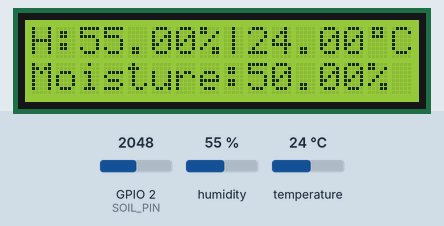
Recording of a sketch running on a simulated ESP32. On the bench: 16×2 character LCD. The inputs (shaded band) are chosen by the test bench; at power-on: GPIO 2 (SOIL_PIN) = 2048, humidity 55 %, temperature 24 °C. WiFi joins after 1.5 s; servers stay silent unless stated; EEPROM starts erased; what the sketch prints to the serial monitor is not drawn.

Above: at 3.2 s.
3.3 s: GPIO 2 (SOIL_PIN) set to 4028
At 5.3 s:
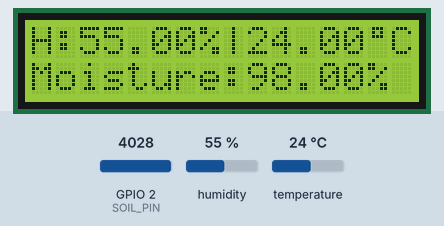
6.0 s: GPIO 2 (SOIL_PIN) set to 4095
At 7.1 s:
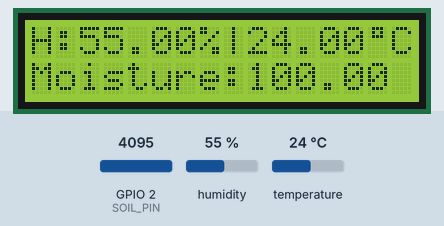
8.7 s: humidity set to 22 %
At 10.7 s:
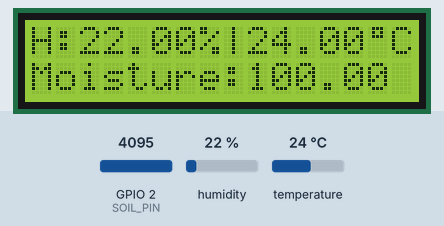
11.7 s: temperature set to 12 °C
At 13.7 s:
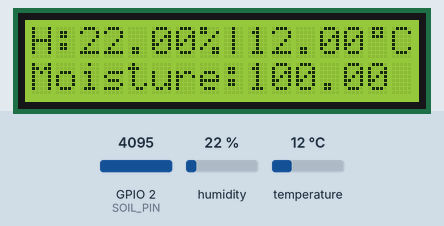
14.4 s: humidity set to 40 %
At 17.3 s:
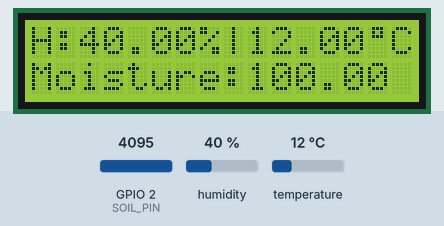
17.9 s: GPIO 2 (SOIL_PIN) set to 3603
At 19.1 s:
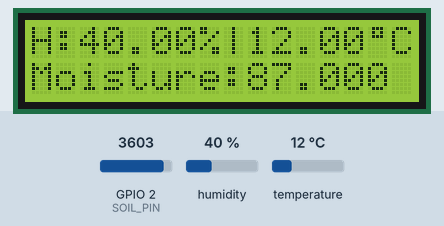
Timing chart, 0 to 20.9 s (numbered marks = the images above; inputs shaded):
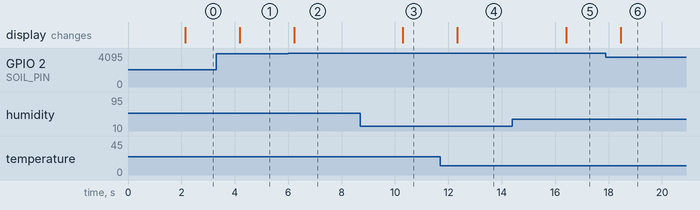

Measured:
- the behaviour switches between 4094 and 4095 on GPIO 2 (SOIL_PIN) (found by bisection; images 1 and 2)
- after the input at 3.3 s, the display: changes after 0.88 s (image 1)
- after the input at 6.0 s, the display: changes after 0.22 s (image 2)
- after the input at 8.7 s, the display: changes after 1.6 s (image 3)
- after the input at 11.7 s, the display: changes after 0.64 s (image 4)
- after the input at 14.4 s, the display: changes after 2.0 s (image 5)
- after the input at 17.9 s, the display: changes after 0.56 s (image 6)

The sketch:

Duy.ino
```cpp
#include <LiquidCrystal_I2C.h>
#include <DHT.h>
#include "wifi_setup.h"

// Khởi tạo LCD (Thay đổi địa chỉ I2C của bạn nếu cần)
LiquidCrystal_I2C lcd(0x27, 16, 2);
Wifi_esp32 wifi("Kiet Huy", "tumot_den9");

// Định nghĩa chân kết nối và loại cảm biến DHT11
#define DHTPIN 12      // Chân IO12 kết nối cảm biến DHT11 với ESP32
#define DHTTYPE DHT11 // Loại cảm biến DHT (DHT11 hoặc DHT22)
#define SOIL_PIN 2
#define RELAY_PIN 14

DHT dht(DHTPIN, DHTTYPE);

float soilMoisturePercent;
float humidityPercent;
float temperature;

void setup() {
  Serial.begin(115200);
  dht.begin();
  pinMode(SOIL_PIN, INPUT); // Khai báo chân cảm biến đất là INPUT
  setupLCD();
  wifi.setupWifi();
}

void loop() {
  // Đọc độ ẩm từ cảm biến đất
  int soilMoistureValue = analogRead(SOIL_PIN);
  soilMoisturePercent = map(soilMoistureValue, 0, 4095, 0, 100); // Gán giá trị từ 0-4095 thành phần trăm
  // Đọc độ ẩm và nhiệt độ từ DHT11
  humidityPercent = dht.readHumidity();
  temperature = dht.readTemperature();

  lcd.setCursor(2,0);
  lcd.print(humidityPercent);
  lcd.setCursor(9,0);
  lcd.print(temperature);
  lcd.setCursor(9,1);
  lcd.print(soilMoisturePercent);

  delay(2000); // Chờ 2 giây trước khi đọc tiếp
}

void setupLCD(){
  byte degree[8] = {
  0B01110,
  0B01010,
  0B01110,
  0B00000,
  0B00000,
  0B00000,
  0B00000,
  0B00000
  };
  lcd.begin();
  lcd.backlight();
  lcd.clear();
  lcd.createChar(1, degree);

  lcd.setCursor(0, 0);
  lcd.print("H:");
  lcd.setCursor(7, 0);
  lcd.print("%|");
  lcd.setCursor(14, 0);
  lcd.write(1);
  lcd.print("C");
  lcd.setCursor(0, 1);
  lcd.print("Moisture: ");
  lcd.setCursor(14, 1);
  lcd.print("%");
}
```

wifi_setup.cpp
```cpp
/*
 * wifi_setup.h
 *
 *  Created on: Oct 12, 2023
 *      Author: Huy Ly
 */
 #include "wifi_setup.h"

Wifi_esp32::Wifi_esp32(String ssid = "", String password = "") {
// Constructor
  this->ssid = ssid;
  this->password = password;
  Preferences preferences;
  this->preferences = preferences;
}

Wifi_esp32::Wifi_esp32() {
// Constructor
  this->ssid = "";
  this->password = "";
  Preferences preferences;
  this->preferences = preferences;
}

void Wifi_esp32::saveWifiCredentials(String ssid, String password) {
  preferences.begin("credentials", false);
  preferences.putString("ssid", ssid);
  preferences.putString("password", password);
  preferences.end();

}

bool Wifi_esp32::check_savedWifi(){
  bool result = 0;
  // Kiểm tra xem đã lưu trữ thông tin Wi-Fi trước đó chưa
  if (ssid == "" || password == ""){
    preferences.begin("credentials", false);
    ssid = preferences.getString("ssid", "");
    password = preferences.getString("password", "");
  }
  if (ssid == "" || password == ""){
    Serial.println("No values saved for ssid or password");
  }
  else {
    // Connect to Wi-Fi
    WiFi.begin(ssid.c_str(), password.c_str());
    Serial.print("Connecting to WiFi.");
    int timeout = 10; // Thời gian chờ kết nối (giây)
    while (WiFi.status() != WL_CONNECTED && timeout > 0) {
      delay(1000);
      Serial.print(".");
      timeout--;
    }
    Serial.println("");
    if(WiFi.status() == WL_CONNECTED) result = 1;
    else result = 0;
  }
  return result;
}

void Wifi_esp32::setupSmartConfig() {
  WiFi.beginSmartConfig();
  Serial.println("Waiting for SmartConfig.");
  // Chờ kết nối Wi-Fi
  while (!WiFi.smartConfigDone()) {
    delay(1000);
    Serial.print(".");
  }
  Serial.println("");
  Serial.println("SmartConfig done.");
}

void Wifi_esp32::printSuccess(){
    Serial.println("WiFi connected");
    Serial.print("Local IP:");
    Serial.print(WiFi.localIP());
    Serial.println();
    return;
}

void Wifi_esp32::setupWifi(){
  Serial.println("");
  // Kiểm tra wifi có lưu chưa
  if(!check_savedWifi()){
    // tiến hành SmartConfig
    Serial.println("Cannot connect to saved wifi! Setup smart config...");
    preferences.clear();
    setupSmartConfig();
  }
  // Lưu trữ thông tin Wi-Fi
  ssid = WiFi.SSID().c_str();
  password = WiFi.psk().c_str();
  saveWifiCredentials(ssid, password);
  printSuccess();
}
```

wifi_setup.h
```cpp
/*
 * wifi_setup.h
 *
 *  Created on: Oct 12, 2023
 *      Author: Huy Ly
 */

#ifndef INC_WIFI_SETUP_H_
#define INC_WIFI_SETUP_H_

#include <WiFi.h>
#include <EEPROM.h>
#include <Preferences.h>

class Wifi_esp32 {
  private:
    Preferences preferences;
    String ssid;
    String password;

  private:
    void saveWifiCredentials(String, String); // Hàm để lưu giá trị wifi
    bool check_savedWifi(); // Hàm để check wifi đã lưu hay chưa
    void setupSmartConfig(); // Hàm để chạy smart config
    void printSuccess(); // Hàm để in sau khi thành công

  public:
    Wifi_esp32(); // Constructor mặc định, hệ thống sẽ tự smartconfig và nhớ wifi
    Wifi_esp32(String, String); // Constructor khi ta muốn truyền pass và ID vào
    void setupWifi(); // Ta chỉ gọi duy nhất hàm này trong setup
};
/*
Cách xài:
#include "wifi_setup.h"


*/
#endif /* INC_WIFI_SETUP_H_ */
```
